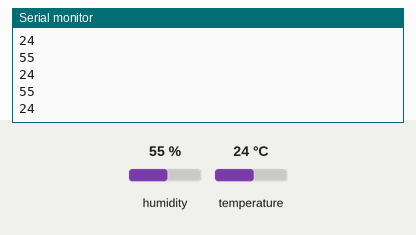
This sketch was run on a simulated Arduino Uno, built with avr-gcc and run on an emulated ATmega328P. On the bench: the last lines printed to the serial monitor. Inputs (shaded band) come from the test bench; at power-on: humidity 55 %, temperature 24 °C.

Above: at 3.9 s.
4.0 s: humidity set to 22 %
At 5.8 s:
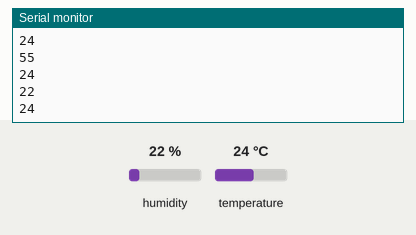
7.0 s: temperature set to 12 °C
At 8.3 s:
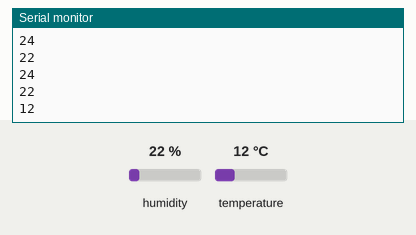
10.0 s: humidity set to 40 %
At 10.9 s:
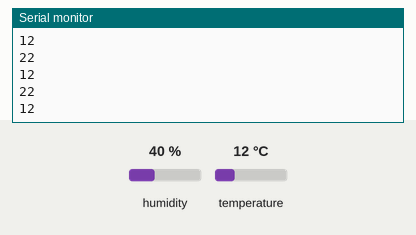
Timing chart, 0 to 13.0 s (numbered marks = the images above; inputs shaded):
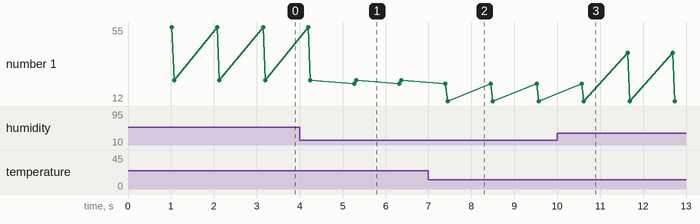

The sketch:

DHTtester1.ino
```cpp
// Example testing sketch for various DHT humidity/temperature sensors
// Written by ladyada, public domain

#include "DHT.h"

#define DHTPIN 5     // what digital pin we're connected to

// Uncomment whatever type you're using!
#define DHTTYPE DHT11   // DHT 11
//#define DHTTYPE DHT22   // DHT 22  (AM2302), AM2321
//#define DHTTYPE DHT21   // DHT 21 (AM2301)

// Connect pin 1 (on the left) of the sensor to +5V
// NOTE: If using a board with 3.3V logic like an Arduino Due connect pin 1
// to 3.3V instead of 5V!
// Connect pin 2 of the sensor to whatever your DHTPIN is
// Connect pin 4 (on the right) of the sensor to GROUND
// Connect a 10K resistor from pin 2 (data) to pin 1 (power) of the sensor

// Initialize DHT sensor.
// Note that older versions of this library took an optional third parameter to
// tweak the timings for faster processors.  This parameter is no longer needed
// as the current DHT reading algorithm adjusts itself to work on faster procs.
DHT dht(DHTPIN, DHTTYPE);

void setup() {
  Serial.begin(9600);
//  Serial.println("DHTxx test!");
// Serial.println("Humidity, Temperature");
  dht.begin();
}

void loop() {
  // Wait a few seconds between measurements.
  delay(1000);

  // Reading temperature or humidity takes about 250 milliseconds!
  // Sensor readings may also be up to 2 seconds 'old' (its a very slow sensor)
  int h = dht.readHumidity();
  // Read temperature as Celsius (the default)
  int t = dht.readTemperature();
  // Read temperature as Fahrenheit (isFahrenheit = true)
 // float f = dht.readTemperature(true);


/*
  // Check if any reads failed and exit early (to try again).
  if (isnan(h) || isnan(t) || isnan(f)) {
    Serial.println("Failed to read from DHT sensor!");
    return;
  }
*/

  // Compute heat index in Fahrenheit (the default)
//  float hif = dht.computeHeatIndex(f, h);
  // Compute heat index in Celsius (isFahreheit = false)
 // float hic = dht.computeHeatIndex(t, h, false);

/*
  Serial.print(t);
  Serial.print(",");
  Serial.println(h);
  */

Serial.println(h);
delay(50);
Serial.println(t);


}
```

Measured:
- after the input at 4.0 s, the serial monitor: prints a new line after 1.3 s (image 1)
- after the input at 7.0 s, the serial monitor: prints a new line after 0.45 s (image 2)
- plotted number 1: 24 → 12 after the input at 7.0 s
